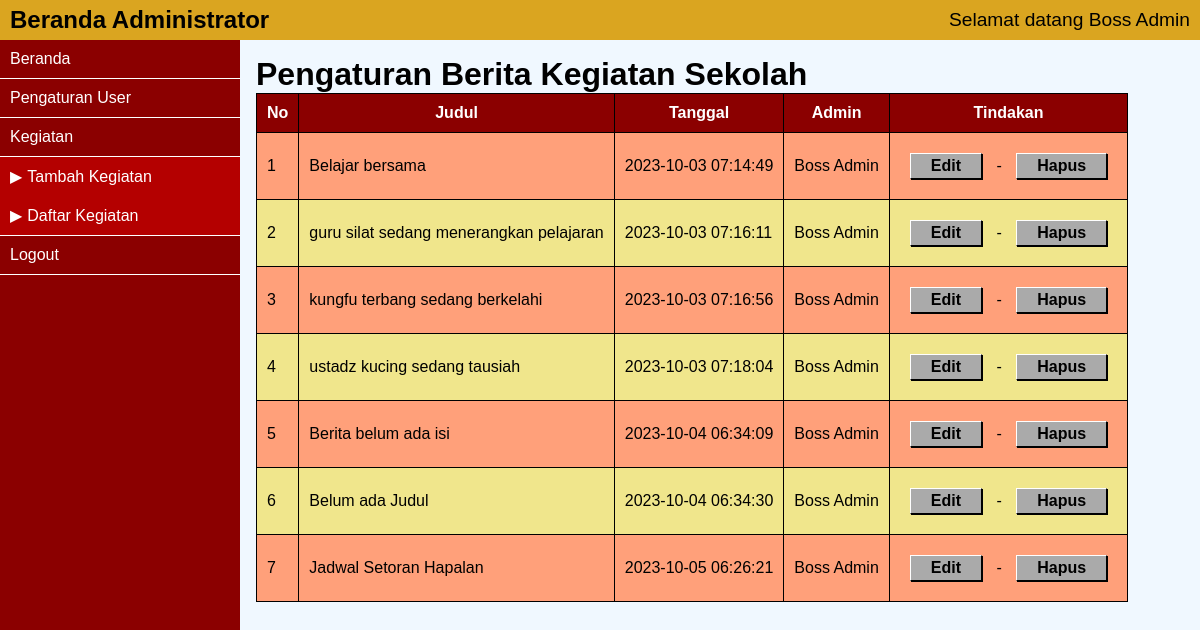
Page /admin/kegiatan-daftar.php (signed in) on the earlier database version.
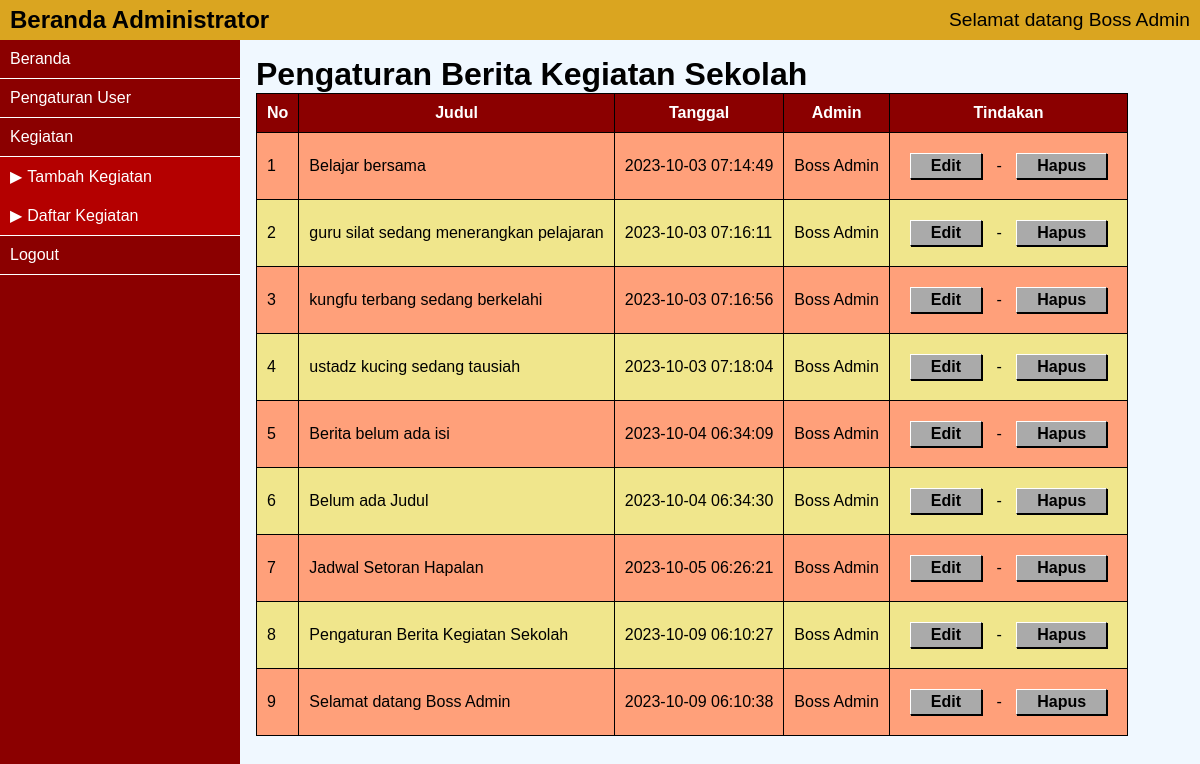
Same page on the later database version.
### tables this page shows
CREATE TABLE `kegiatan` (
  `ID_kegiatan` int(10) NOT NULL,
  `judul_kegiatan` varchar(200) NOT NULL,
  `artikel_kegiatan` text NOT NULL,
  `tgl_upload` datetime NOT NULL,
  `ID_admin` int(2) NOT NULL
);

### admin/functions.php (the view, shortened to what this page needs)
<?php
function get_data( $sql ) {
    global $koneksi;
    $hasil = array();
    $query = mysqli_query($koneksi, $sql);
    if (mysqli_num_rows($query) == 0) {
        return $hasil;
    }
    else
    {
        while( $row = mysqli_fetch_assoc($query)){
            $hasil[] = $row;
        }
        return $hasil;
    }
}
function buat_tabel( $class, $judul, $array ) {
    $nomor_urut = 1;
    $hasil = "<table class='$class'>";
    $hasil .= "<tr><th>No</th>";
    for($i=0; $i<count($judul); $i++) {
        $hasil .= "<th>$judul[$i]</th>";
    }
    $hasil .= "</tr>";
    for ($i=0; $i<count($array); $i++) {
        $hasil .= "<tr>";
        $hasil .= "<td>$nomor_urut</td>";
        $nomor_urut ++;
        $baris = $array[$i];
        for ($j=0; $j<count($baris); $j++) {
            $hasil .= "<TD>$baris[$j]</TD>";
        }
        $hasil .= "</tr>";
    }
    $hasil .= "</table>";
    echo $hasil;
}

### admin/lib_kegiatan.php (shortened to what this page needs)
<?php
function get_kegiatan() {
 $sql = "SELECT
             kegiatan.ID_kegiatan ,
             kegiatan.judul_kegiatan ,
             kegiatan.tgl_upload ,
             admin.display_name
            FROM
             kegiatan LEFT JOIN admin
            ON
             kegiatan.ID_admin = admin.ID_admin";
 $hasil = get_data ($sql);
 $array_judul = array( "Judul", "Tanggal",
                      "Admin", "Tindakan" );
 $array = array();
 if (count($hasil) > 0) {
  for ($i=0; $i<count($hasil); $i++) {
    $id_edit = $hasil[$i]['ID_kegiatan'];
    $tombol_edit = "<a class='tombol'
       href='kegiatan-edit.php?id=$id_edit'>
       Edit</a>";
    $tombol_delete = "<a class='tombol'
       href='javascript:hapus($id_edit)'>
       Hapus</a>";
   $item = array(
     $hasil[$i]["judul_kegiatan"] ,
     $hasil[$i]["tgl_upload"] ,
     $hasil[$i]["display_name"] ,
     "$tombol_edit - $tombol_delete"
    );
    $array[] = $item;
  }
  buat_tabel("tabel_login",
             $array_judul,
             $array );
 }
}

Differences in the rows shown:
added kegiatan: judul_kegiatan "Pengaturan Berita Kegiatan Sekolah", tgl_upload "2023-10-09 06:10:27"
added kegiatan: judul_kegiatan "Selamat datang Boss Admin", tgl_upload "2023-10-09 06:10:38"
Other differences:
new list line: "8 Edit - Hapus"
new list line: "Boss Admin"
new list line: "9 Edit - Hapus"
